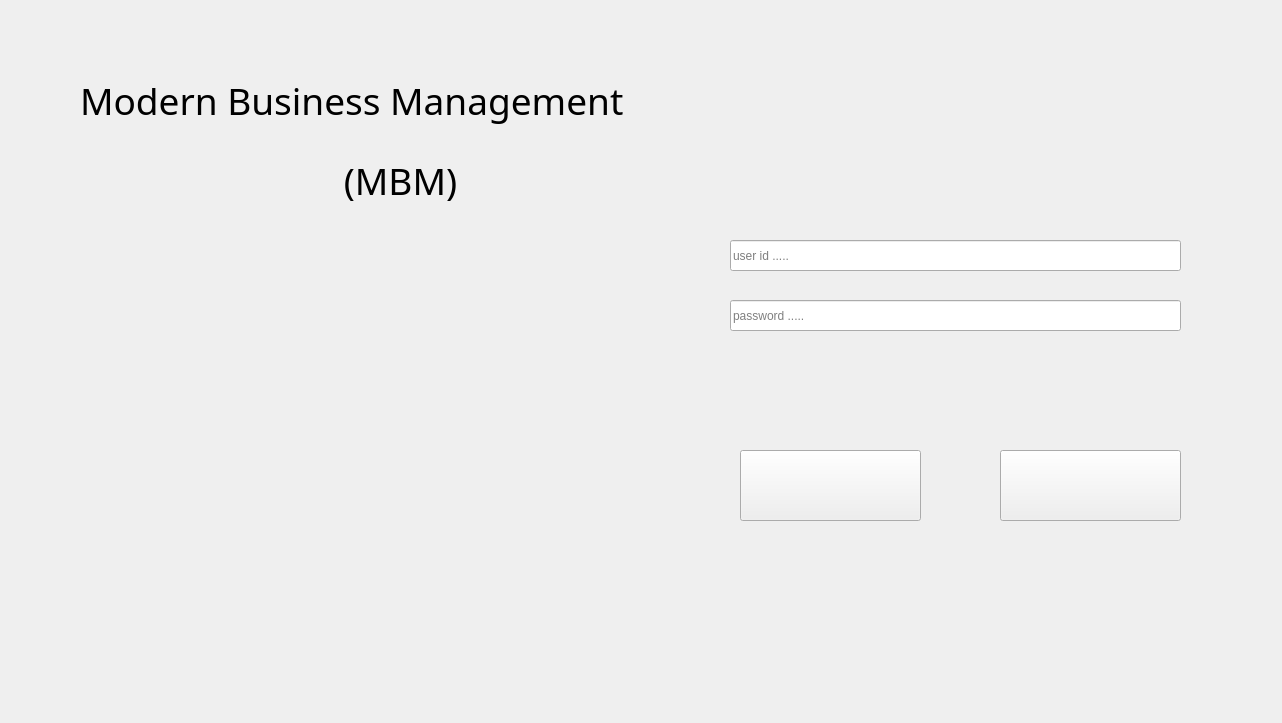
<?xml version="1.0" encoding="UTF-8"?>
<ui version="4.0">
 <class>Form</class>
 <widget class="QWidget" name="Form">
  <property name="geometry">
   <rect>
    <x>0</x>
    <y>0</y>
    <width>1282</width>
    <height>723</height>
   </rect>
  </property>
  <property name="cursor">
   <cursorShape>ArrowCursor</cursorShape>
  </property>
  <property name="acceptDrops">
   <bool>false</bool>
  </property>
  <property name="windowTitle">
   <string>Form</string>
  </property>
  <property name="windowIcon">
   <iconset>
    <normaloff>../../Chocobo project/ChocoboFlying Project/My_Project/Assets/more/medal_bronze.png</normaloff>../../Chocobo project/ChocoboFlying Project/My_Project/Assets/more/medal_bronze.png</iconset>
  </property>
  <property name="autoFillBackground">
   <bool>true</bool>
  </property>
  <widget class="QPushButton" name="pushButton_1">
   <property name="enabled">
    <bool>true</bool>
   </property>
   <property name="geometry">
    <rect>
     <x>740</x>
     <y>450</y>
     <width>181</width>
     <height>71</height>
    </rect>
   </property>
   <property name="cursor">
    <cursorShape>PointingHandCursor</cursorShape>
   </property>
   <property name="layoutDirection">
    <enum>Qt::LeftToRight</enum>
   </property>
   <property name="autoFillBackground">
    <bool>false</bool>
   </property>
   <property name="text">
    <string/>
   </property>
   <property name="checkable">
    <bool>false</bool>
   </property>
   <property name="autoDefault">
    <bool>false</bool>
   </property>
  </widget>
  <widget class="QPushButton" name="pushButton_2">
   <property name="geometry">
    <rect>
     <x>1000</x>
     <y>450</y>
     <width>181</width>
     <height>71</height>
    </rect>
   </property>
   <property name="cursor">
    <cursorShape>PointingHandCursor</cursorShape>
   </property>
   <property name="text">
    <string/>
   </property>
  </widget>
  <widget class="QLineEdit" name="lineEdit_1">
   <property name="geometry">
    <rect>
     <x>730</x>
     <y>240</y>
     <width>451</width>
     <height>31</height>
    </rect>
   </property>
   <property name="inputMask">
    <string/>
   </property>
   <property name="text">
    <string/>
   </property>
   <property name="frame">
    <bool>true</bool>
   </property>
   <property name="echoMode">
    <enum>QLineEdit::Normal</enum>
   </property>
   <property name="dragEnabled">
    <bool>false</bool>
   </property>
   <property name="placeholderText">
    <string>user id .....</string>
   </property>
   <property name="cursorMoveStyle">
    <enum>Qt::LogicalMoveStyle</enum>
   </property>
  </widget>
  <widget class="QLineEdit" name="lineEdit_2">
   <property name="geometry">
    <rect>
     <x>730</x>
     <y>300</y>
     <width>451</width>
     <height>31</height>
    </rect>
   </property>
   <property name="text">
    <string/>
   </property>
   <property name="frame">
    <bool>true</bool>
   </property>
   <property name="echoMode">
    <enum>QLineEdit::Password</enum>
   </property>
   <property name="cursorPosition">
    <number>0</number>
   </property>
   <property name="placeholderText">
    <string>password .....</string>
   </property>
  </widget>
  <widget class="QLabel" name="label">
   <property name="geometry">
    <rect>
     <x>250</x>
     <y>130</y>
     <width>301</width>
     <height>101</height>
    </rect>
   </property>
   <property name="font">
    <font>
     <family>Eras Demi ITC</family>
     <pointsize>28</pointsize>
    </font>
   </property>
   <property name="text">
    <string>&lt;html&gt;&lt;head/&gt;&lt;body&gt;&lt;p align=&quot;center&quot;&gt;(MBM)&lt;/p&gt;&lt;/body&gt;&lt;/html&gt;</string>
   </property>
   <property name="textFormat">
    <enum>Qt::AutoText</enum>
   </property>
  </widget>
  <widget class="QLabel" name="label_2">
   <property name="geometry">
    <rect>
     <x>80</x>
     <y>50</y>
     <width>761</width>
     <height>101</height>
    </rect>
   </property>
   <property name="font">
    <font>
     <family>Eras Demi ITC</family>
     <pointsize>28</pointsize>
    </font>
   </property>
   <property name="text">
    <string>&lt;html&gt;&lt;head/&gt;&lt;body&gt;&lt;p&gt;Modern Business Management&lt;/p&gt;&lt;/body&gt;&lt;/html&gt;</string>
   </property>
   <property name="textFormat">
    <enum>Qt::AutoText</enum>
   </property>
  </widget>
  <widget class="QLabel" name="label_3">
   <property name="geometry">
    <rect>
     <x>-50</x>
     <y>260</y>
     <width>681</width>
     <height>331</height>
    </rect>
   </property>
   <property name="text">
    <string/>
   </property>
   <property name="pixmap">
    <pixmap>Images/selogo.png</pixmap>
   </property>
   <property name="scaledContents">
    <bool>false</bool>
   </property>
  </widget>
 </widget>
 <resources/>
 <connections/>
</ui>
